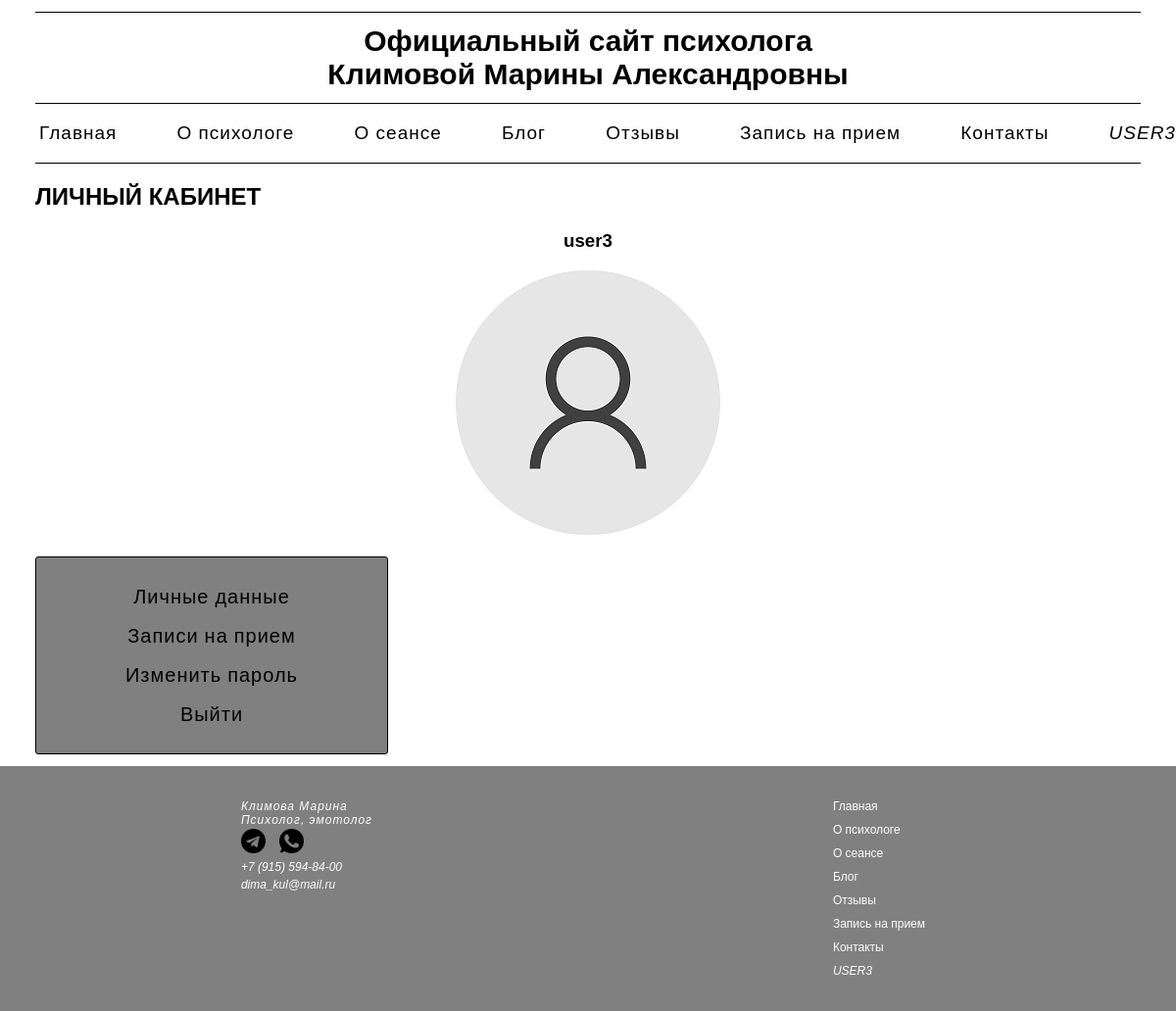
Page /personal_account/profile_user/ (signed in) on the earlier database version.
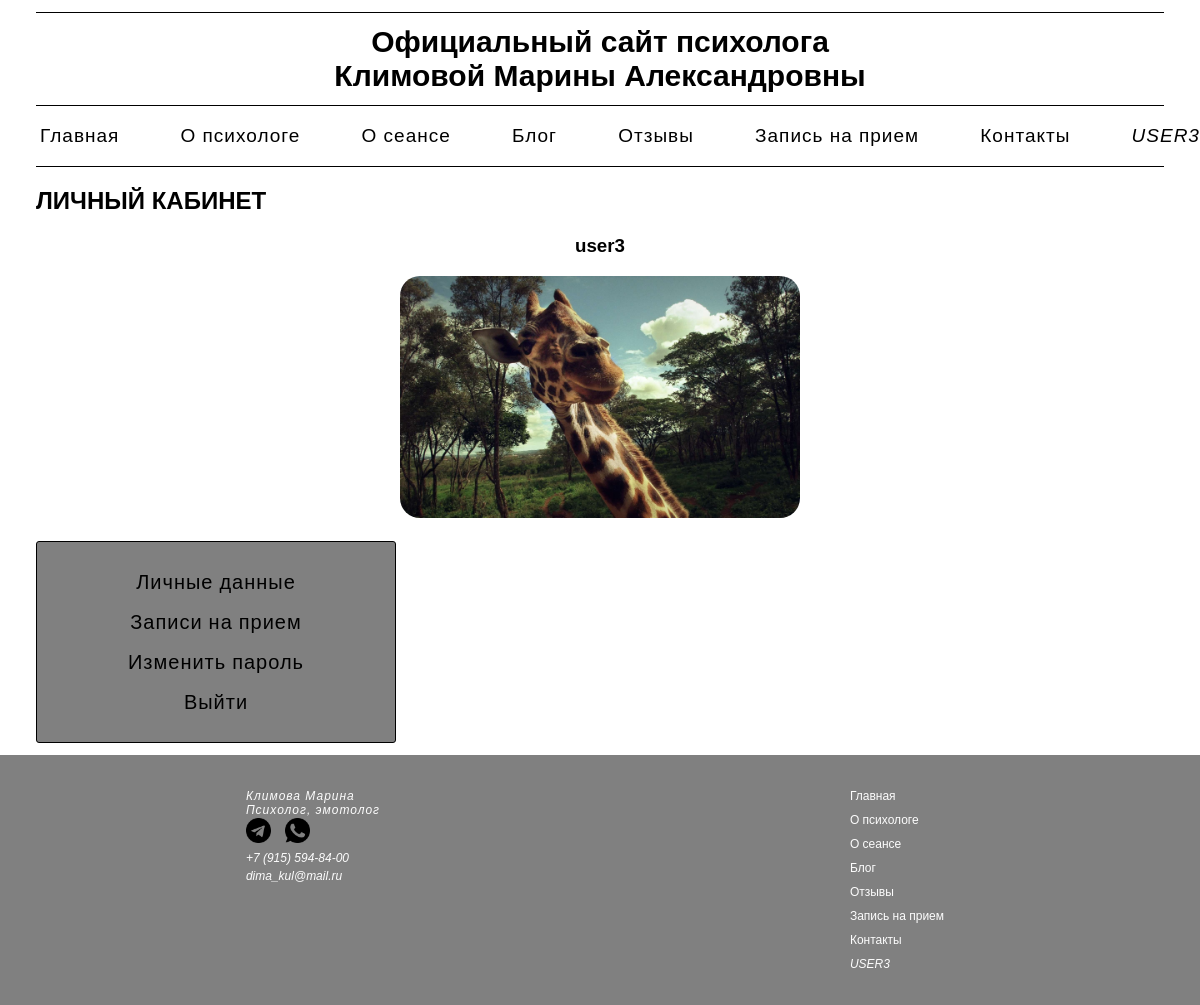
Same page on the later database version.
### personal_account/models.py (models this page shows, shortened)
class Profile(models.Model):
    user = models.OneToOneField(User, on_delete=models.CASCADE, null=True, blank=True, verbose_name='Имя пользователя')
    username = models.CharField(max_length=200, null=True, blank=True, verbose_name='Имя пользователя')
    name = models.CharField(max_length=200, null=True, blank=True, verbose_name='Имя')
    surname = models.CharField(max_length=200, null=True, blank=True, verbose_name='Фамилия')
    patronymic = models.CharField(max_length=200, null=True, blank=True, verbose_name='Отчество')
    email = models.EmailField(max_length=500, null=False, blank=False)
    phoneNumber = PhoneNumberField(null=True, blank=True, verbose_name='Номер телефона')
    secondPhoneNumber = PhoneNumberField(null=True, blank=True, verbose_name='Доп. номер телефона')
    bio = models.TextField(null=True, blank=True, verbose_name='О себе')
    profile_image = models.ImageField(upload_to='profiles/', default='profiles/user-default.png', verbose_name='Фото')
    created = models.DateTimeField(auto_now_add=True, verbose_name='Дата регистрации')
    class Meta:
        verbose_name = "Профиль"
        verbose_name_plural = "Профили"

### personal_account/views.py (the view)
# urls.py: path('profile_user/', views.profile_user, name="profile_user"),
@login_required(login_url="personal_account:login")
def profile_user(request):
    prof = request.user.profile
    context = {"profile": prof}
    return render(request, "personal_account/profile_user.html", context)

### personal_account/templates/personal_account/profile_user.html (shortened to what this page needs)
{% extends 'main/menu.html' %}
{% block content %}
<h2 class="profile_h2">
    <a href="{% url 'personal_account:profile_user' %}" class="profile_h2_a">
        Личный кабинет
    </a>
</h2>
<h3 class="profile_h3">
    {{ profile.username }}
</h3>
<div class="profile_img">
    <img src="{{ profile.profile_image.url }}">
</div>
<div class="profile_card">
    <div>
        <a href="{% url 'personal_account:edit_account' %}">Личные данные</a>
    </div>
    <div>
        <a href="{% url 'personal_account:appointment' %}">Записи на прием</a>
    </div>
    <div>
        <a href="{% url 'personal_account:change_password' %}">Изменить пароль</a>
    </div>
    <div>
        <a href="{% url 'personal_account:logout' %}">Выйти</a>
    </div>
</div>
{% endblock %}

Differences in the rows shown:
changed Profile "user3": profile_image: picture added in place of a placeholder
